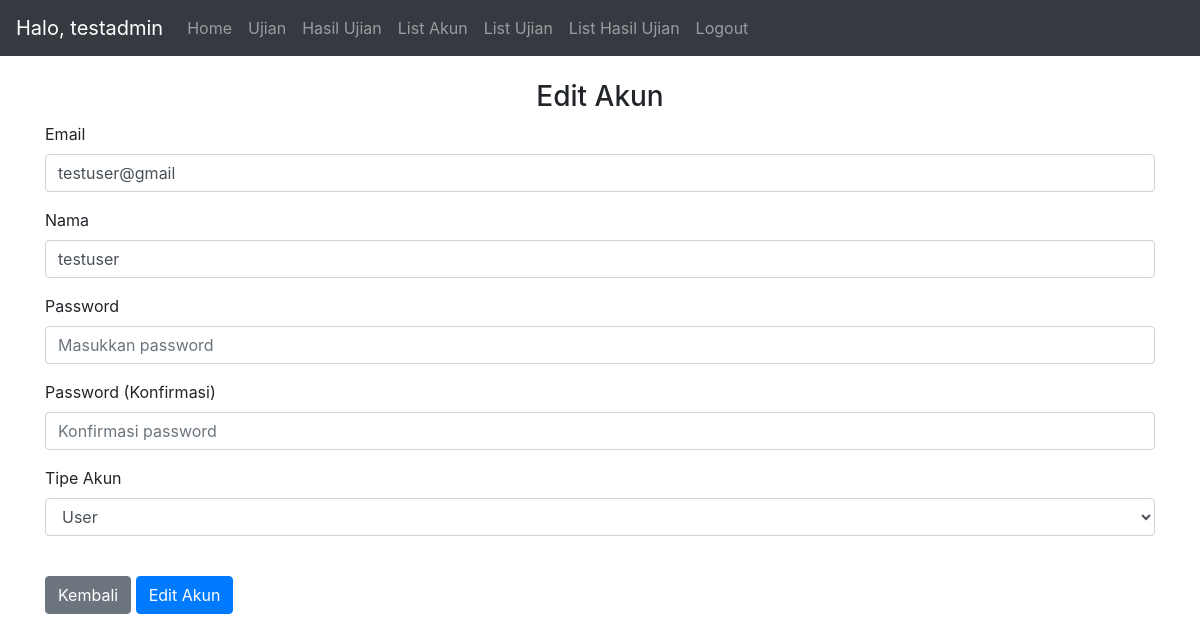
The page /edit_account/2 (signed in) on the database its author committed.
### website/models.py (models this page shows)
class User(db.Model, UserMixin):
    id = db.Column(db.Integer, primary_key=True)
    email = db.Column(db.String(150), unique=True)
    password = db.Column(db.String(150))
    name = db.Column(db.String(150))
    type = db.Column(db.String(150))
    notes = db.relationship('Note')
    results = db.relationship('Result')
    useranswer = db.relationship('UserAnswer')

### website/views.py (the view, shortened to what this page needs)
@views.route('/edit_account/<id>', methods=['GET','POST'])
@login_required
def edit_account(id):
    if current_user.type != 'admin':
        return redirect("/")
    else:
        db_user = User.query.get(id)
        return render_template("edit_account.html", user=current_user, edit_user=db_user)#, kelas=db_class)

### website/__init__.py (called while the page is built)
def create_app():
    app = Flask(__name__)
    app.config['SECRET_KEY'] = 'secret key'
    app.config['SQLALCHEMY_DATABASE_URI'] = f'sqlite:///{DB_NAME}'
    db.init_app(app)
    from .views import views
    from .auth import auth
    app.register_blueprint(views, url_prefix='/')
    app.register_blueprint(auth, url_prefix='/')
    from .models import User, Note, Exam, Result, Question,UserAnswer #,Class
    with app.app_context():
        db.create_all()
    login_manager = LoginManager()
    login_manager.login_view = 'auth.login'
    login_manager.init_app(app)
    @login_manager.user_loader
    def load_user(id):
        return User.query.get(int(id))
    return app

### website/templates/edit_account.html (shortened to what this page needs)
{% extends "base.html" %} {% block title %}Edit Akun{% endblock %} {% block
content %}
<br>
<form method="POST">
  <h3 align="center">Edit Akun</h3>
  <div class="form-group">
    <label for="email">Email</label>
    <input
      type="email"
      class="form-control"
      id="email"
      name="email"
      placeholder="Masukkan email"
      value="{{edit_user.email}}"
    />
  </div>
  <div class="form-group">
    <label for="name">Nama</label>
    <input
      type="text"
      class="form-control"
      id="name"
      name="name"
      placeholder="Masukkan nama"
      value="{{edit_user.name}}"
      required
    />
  </div>
  <div class="form-group">
    <label for="password1">Password</label>
    <input
      type="password"
      class="form-control"
      id="password1"
      name="password1"
      placeholder="Masukkan password"
      required
    />
  </div>
  <div class="form-group">
    <label for="password2">Password (Konfirmasi)</label>
    <input
      type="password"
      class="form-control"
      id="password2"
      name="password2"
      placeholder="Konfirmasi password"
      required
    />
  </div>
  <div class="form-group">
    <label for="type">Tipe Akun</label>
    <br>
    <select id="type" name="type" class="form-control"required>
      <option value="user">User</option>
    </select>
  </div>
  <br>
  <a type="button" class="btn btn-secondary" href="/list_account/1">Kembali</a>
  <button type="submit" class="btn btn-primary">Edit Akun</button>
</form>
{% endblock %}

### website/templates/base.html (shortened to what this page needs)
<!DOCTYPE html>
<html>
  <head>
    <link
      rel="stylesheet"
      href="https://stackpath.bootstrapcdn.com/bootstrap/4.4.1/css/bootstrap.min.css"
    />
    <link
      rel="stylesheet"
      href="https://stackpath.bootstrapcdn.com/font-awesome/4.7.0/css/font-awesome.min.css"
    />
  </head>
  <body>
    <nav class="navbar navbar-expand-lg navbar-dark bg-dark">
      <div class="collapse navbar-collapse" id="navbar">
        <div class="navbar-nav">
          {% if user.is_authenticated %}
          <span class="navbar-brand">
            Halo, {{user.name}}
          </span>
          <a class="nav-item nav-link" id="home" href="/">Home</a>
          <a class="nav-item nav-link" id="exam" href="/insert_token">Ujian</a>
          <a class="nav-item nav-link" id="exam" href="/result/1">Hasil Ujian</a>
          {% if user.type =='admin' %}
            <a class="nav-item nav-link" id="account_list" href="/list_account/1">List Akun</a>
            <a class="nav-item nav-link" id="exam_list" href="/list_exam/1">List Ujian</a>
            <a class="nav-item nav-link" id="exam_list" href="/list_result/1">List Hasil Ujian</a>
            {% endif %}
          <a class="nav-item nav-link" id="logout" href="/logout">Logout</a>
          {% else %}
          <a class="nav-item nav-link" id="login" href="/login">Login</a>
          {% endif %}
        </div>
      </div>
    </nav>
    <div id="content" class="container">{% block content %} {% endblock %}</div>
  <br>
  </body>
</html>

### rows shown on the page
User: name "testadmin"
User: email "testuser@gmail", name "testuser"
